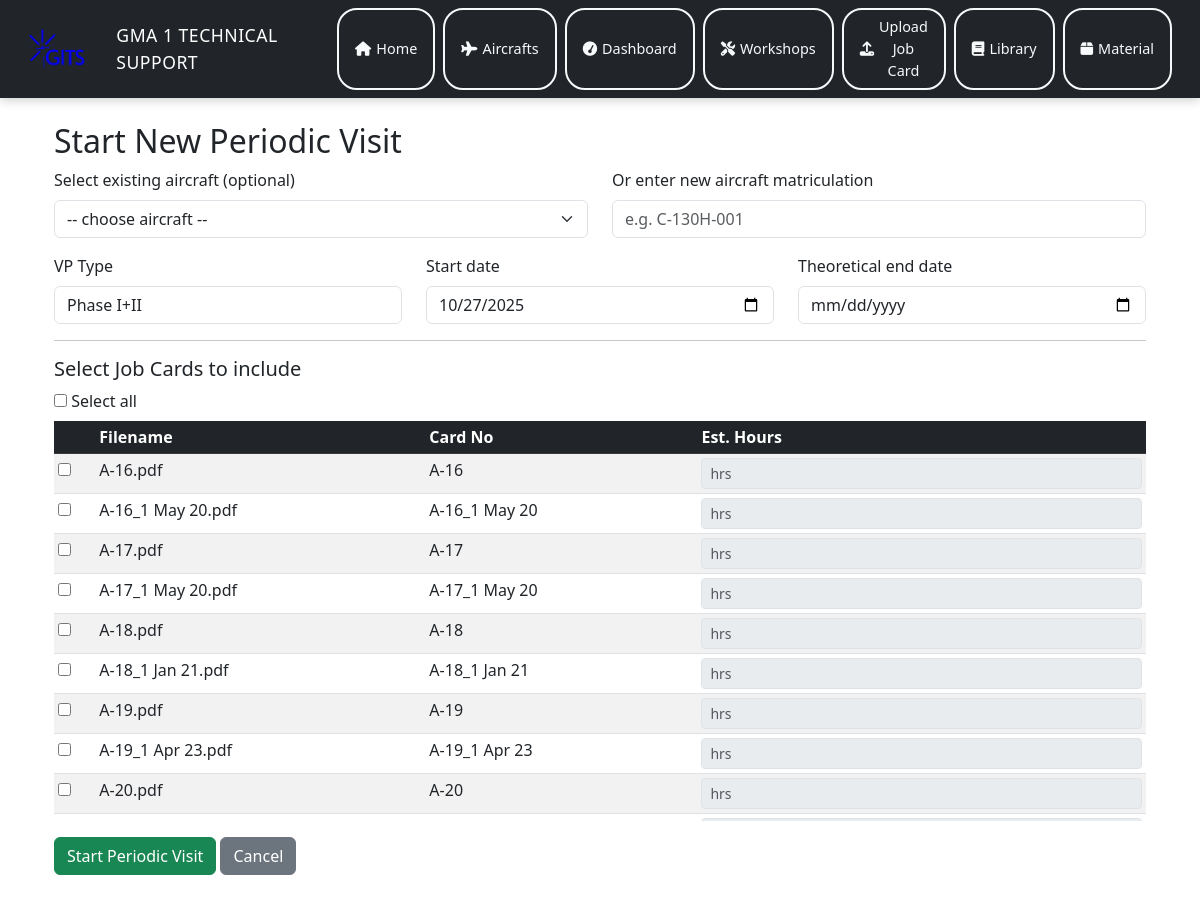
Screenshot of /vp/new with the database file from the repository.
### tables this page shows
CREATE TABLE jobcards (
            id INTEGER PRIMARY KEY AUTOINCREMENT,
            filename TEXT UNIQUE,
            card_no TEXT,
            parsed_json TEXT,
            uploaded_at TIMESTAMP DEFAULT CURRENT_TIMESTAMP
        , pdf_filename TEXT, warnings TEXT, cautions TEXT, notes TEXT);

### app.py (the view, shortened to what this page needs)
@app.route("/vp/new", methods=["GET", "POST"])
def new_vp():
    conn = sqlite3.connect(DB_FILE)
    c = conn.cursor()
    try:
        c.execute("SELECT id, matriculation FROM aircrafts ORDER BY matriculation")
        aircrafts = c.fetchall()
    except Exception:
        aircrafts = []
    c.execute("SELECT id, filename, card_no, parsed_json FROM jobcards ORDER BY filename")
    jobcards = c.fetchall()
    conn.close()
    today = date.today().isoformat()
    return render_template("new_vp.html", aircrafts=aircrafts, jobcards=jobcards, today=today)

### templates/new_vp.html (shortened to what this page needs)
{% extends "base.html" %}
{% block content %}
<div class="container">
  <h2>Start New Periodic Visit</h2>
  <form method="post">
    <div class="row mb-3">
      <div class="col-md-6">
        <label class="form-label">Select existing aircraft (optional)</label>
        <select name="aircraft_select" class="form-select">
          <option value="">-- choose aircraft --</option>
        </select>
      </div>
      <div class="col-md-6">
        <label class="form-label">Or enter new aircraft matriculation</label>
        <input type="text" name="aircraft_new" class="form-control" placeholder="e.g. C-130H-001">
      </div>
    </div>
    <div class="row mb-3">
      <div class="col-md-4">
        <label class="form-label">VP Type</label>
        <input type="text" name="vp_type" class="form-control" value="Phase I+II">
      </div>
      <div class="col-md-4">
        <label class="form-label">Start date</label>
        <input type="date" name="start_date" class="form-control" value="{{ today }}">
      </div>
      <div class="col-md-4">
        <label class="form-label">Theoretical end date</label>
        <input type="date" name="end_date" class="form-control">
      </div>
    </div>
    <hr>
    <h5>Select Job Cards to include</h5>
    <div class="mb-2">
      <input type="checkbox" id="selectAllCards"> <label for="selectAllCards">Select all</label>
    </div>
    <div class="table-responsive" style="max-height:400px; overflow:auto;">
      <table class="table table-sm table-striped">
        <thead class="table-dark">
          <tr><th></th><th>Filename</th><th>Card No</th><th>Est. Hours</th></tr>
        </thead>
        <tbody>
          {% for j in jobcards %}
            <tr>
              <td><input type="checkbox" name="card_ids" value="{{ j[0] }}" class="card-checkbox" data-id="{{ j[0] }}"></td>
              <td>{{ j[1] }}</td>
              <td>{{ j[2] or '-' }}</td>
              <td>
                <input type="number" step="0.1" min="0" name="est_{{ j[0] }}" class="form-control form-control-sm est-input" placeholder="hrs" disabled>
              </td>
            </tr>
          {% endfor %}
        </tbody>
      </table>
    </div>
    <div class="mt-3">
      <button type="submit" class="btn btn-success">Start Periodic Visit</button>
      <a href="{{ url_for('dashboard') }}" class="btn btn-secondary">Cancel</a>
    </div>
  </form>
</div>
{% endblock %}

### rows the page displays
jobcards: filename "A-16.pdf", card_no "A-16"
jobcards: filename "A-16_1 May 20.pdf", card_no "A-16_1 May 20"
jobcards: filename "A-17.pdf", card_no "A-17"
jobcards: filename "A-17_1 May 20.pdf", card_no "A-17_1 May 20"
jobcards: filename "A-18.pdf", card_no "A-18"
jobcards: filename "A-18_1 Jan 21.pdf", card_no "A-18_1 Jan 21"
jobcards: filename "A-19.pdf", card_no "A-19"
jobcards: filename "A-19_1 Apr 23.pdf", card_no "A-19_1 Apr 23"
jobcards: filename "A-20.pdf", card_no "A-20"
